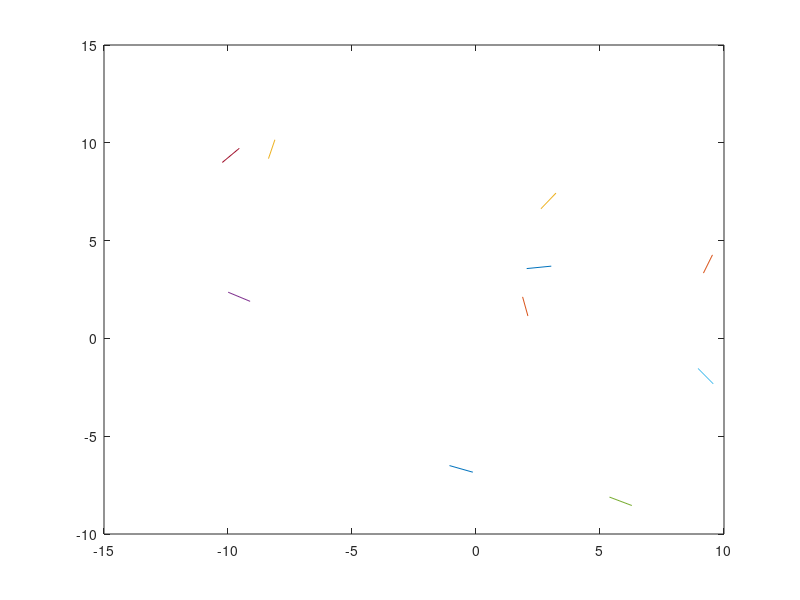

The MATLAB source for this figure: (Note: this script raises an error after producing the figure.)
%n = input('enter number of drops: ');
k = 0;
for n = [10, 100, 1000, 10000]
nedlen = 1; %length of needle
linegap = 2; %gap between lines
grid= 11;
points1 = zeros(1,2);
points2 = zeros(1,2);
gridpoints = -(grid-1)/2*linegap : linegap :(grid-1)/2*linegap; 
intercept = 0;
k = k+1;
 
midp = -((grid-1)/2*linegap) + ((grid-1)*linegap)*rand(n,2);
angles = 0 + pi*rand(n,1);

figure (k)
for i = 1:n
    points1(i,:) = [midp(i,1) + nedlen / 2 * cos(angles(i)), midp(i,2) + nedlen / 2 * sin(angles(i))];
    points2(i,:) = [midp(i,1) - nedlen / 2 * cos(angles(i)), midp(i,2) - nedlen / 2 * sin(angles(i))];
    for g = gridpoints
        if((points1(i,1)<g & points2(i,1)>g) | (points1(i,1)>g & points2(i,1)<g))
            intercept = intercept + 1;
        end
    end
    length(i) = norm(points1(i,:) - points2(i,:));
    
    plot([points1(i,1), points2(i,1)],[points1(i,2), points2(i,2)])
    
    hold on
end
 
 
for g = gridpoints
    xline(g)
end
title(["Buffon's needle tossing experiment with ", num2str(n), 'needles'])
xlabel('grid lines')
hold off
 
p = 2*nedlen * n / (intercept*linegap);
 
error = abs(p-3.14159)/3.14159 *100;
p_error(k, :) = [n , p , error];
disp(['with ',num2str(n) , ' random neeadle drops , p = ',num2str(p_error(k,2)),' with error = ' , num2str(num2str(p_error(k,3))),'%'])
 
end